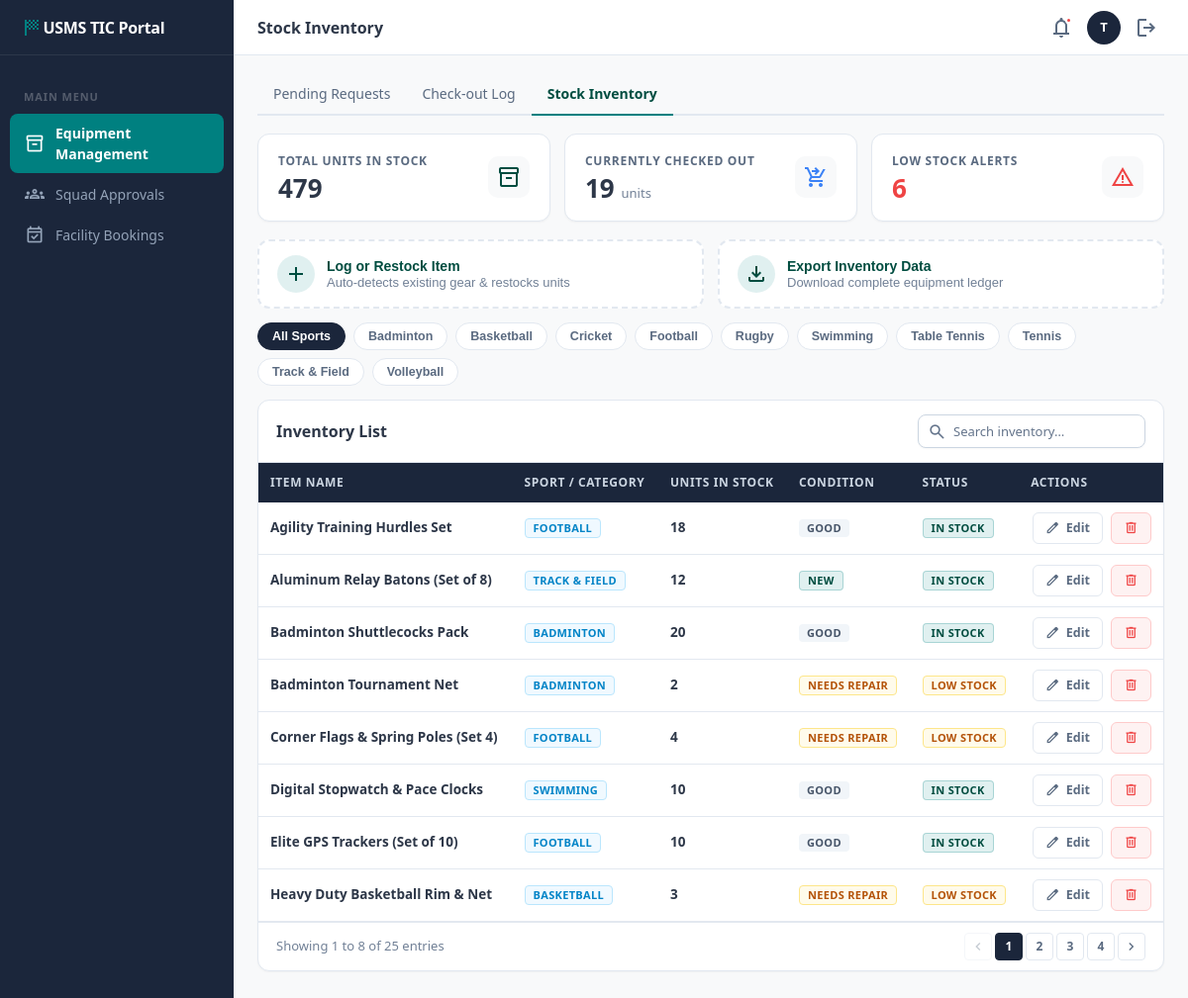
The app's page /views/tic_stock_inventory.php (signed in) with its own data.
### tables this page shows
CREATE TABLE `sports` (
  `sport_id` int(11) NOT NULL AUTO_INCREMENT,
  `sport_name` varchar(255) NOT NULL,
  PRIMARY KEY (`sport_id`),
  UNIQUE KEY `sport_name` (`sport_name`)
);

CREATE TABLE `equipment` (
  `equipment_id` int(11) NOT NULL AUTO_INCREMENT,
  `sport_id` int(11) NOT NULL,
  `item_name` varchar(100) NOT NULL,
  `quantity_in_stock` int(11) NOT NULL,
  `condition_status` enum('New','Good','Needs Repair') NOT NULL DEFAULT 'Good',
  PRIMARY KEY (`equipment_id`),
  KEY `sport_id` (`sport_id`),
  CONSTRAINT `equipment_ibfk_1` FOREIGN KEY (`sport_id`) REFERENCES `sports` (`sport_id`)
);

### config/db.php (called while the page is built, shortened)
<?php
class Database {
    private static $host = '127.0.0.1';
    private static $port = '3306';
    private static $db_name = 'USMS';
    private static $username = 'root';
    private static $password = '';
    private static $conn = null;
    public static function connect() {
        if (self::$conn === null) {
            $options = [
                PDO::ATTR_ERRMODE            => PDO::ERRMODE_EXCEPTION,
                PDO::ATTR_DEFAULT_FETCH_MODE => PDO::FETCH_ASSOC,
                PDO::ATTR_EMULATE_PREPARES   => false,
            ];
            try {
                $dsn = 'mysql:host=' . self::$host . ';port=' . self::$port . ';dbname=' . self::$db_name . ';charset=utf8mb4';
                self::$conn = new PDO($dsn, self::$username, self::$password, $options);
                return self::$conn;
            } catch (PDOException $tcpException) {
                $lastError = $tcpException->getMessage();
            }
            die("Database Connection Error: " . $lastError);
        }
        return self::$conn;
    }
}

### models/Equipment.php (called while the page is built, shortened)
<?php
require_once __DIR__ . '/../config/db.php';
class Equipment {
    private $db;
    public function __construct() {
        $this->db = Database::connect();
    }
    public function getInventory($sport_id = null, $condition = null, $search = null) {
        $sql = "
            SELECT
                e.equipment_id,
                e.item_name,
                e.quantity_in_stock,
                e.condition_status,
                s.sport_id,
                s.sport_name
            FROM equipment e
            JOIN sports s ON e.sport_id = s.sport_id
            WHERE 1=1
        ";
        $params = [];
        $sql .= " ORDER BY e.item_name ASC";
        $stmt = $this->db->prepare($sql);
        $stmt->execute($params);
        return $stmt->fetchAll();
    }
    public function getStats() {
        $totalItems   = (int) $this->db->query("SELECT COALESCE(SUM(quantity_in_stock), 0) FROM equipment")->fetchColumn();
        $inStockTypes = (int) $this->db->query("SELECT COUNT(*) FROM equipment WHERE quantity_in_stock > 0")->fetchColumn();
        $lowStock     = (int) $this->db->query("SELECT COUNT(*) FROM equipment WHERE quantity_in_stock <= 5")->fetchColumn();
        $totalPending = (int) $this->db->query("SELECT COUNT(*) FROM equipment_issue WHERE status = 'Pending'")->fetchColumn();
        $totalOut     = (int) $this->db->query("SELECT COALESCE(SUM(quantity), 0) FROM equipment_issue WHERE status = 'Issued'")->fetchColumn();
        return [
            'total_items'    => $totalItems,
            'in_stock_types' => $inStockTypes,
            'low_stock'      => $lowStock,
            'total_pending'  => $totalPending,
            'total_out'      => $totalOut
        ];
    }
}
?>

### views/tic_stock_inventory.php (the view, shortened to what this page needs)
<?php
require_once '../models/Equipment.php';
$equipModel = new Equipment();
$inventory  = $equipModel->getInventory();
$stats      = $equipModel->getStats();
$totalItems = $stats['total_items'];
$totalOut   = $stats['total_out'];
$lowStock   = $stats['low_stock'];
$pdo = Database::connect();
$allSports = $pdo->query("SELECT sport_id, sport_name FROM sports ORDER BY sport_name ASC")->fetchAll();
?>
<!DOCTYPE html>
<html lang="en">
<head>
    <link rel="stylesheet" href="../assets/css/dashboard.css">
</head>
<body class="dashboard">
<?php include 'partials/tic_sidebar.php'; ?>
<div class="main-wrapper">
    <?php include 'partials/tic_header.php'; ?>
    <div class="page-content">
        <div class="sub-nav">
            <a href="tic_equipment_requests.php">Pending Requests</a>
            <a href="tic_checkout_log.php">Check-out Log</a>
            <a href="tic_stock_inventory.php" class="active">Stock Inventory</a>
        </div>
        <div class="grid-3">
            <div class="stat-card">
                <div>
                    <div class="stat-label">Total Units in Stock</div>
                    <div class="stat-value"><?= number_format($totalItems) ?></div>
                </div>
                <div class="stat-icon">
                    <span class="material-symbols-outlined">inventory_2</span>
                </div>
            </div>
            <div class="stat-card">
                <div>
                    <div class="stat-label">Currently Checked Out</div>
                    <div class="stat-value"><?= number_format($totalOut) ?> <span style="font-size:13px; font-weight:500; color:var(--text-3);">units</span></div>
                </div>
                <div class="stat-icon" style="color:#3B82F6">
                    <span class="material-symbols-outlined">shopping_cart_checkout</span>
                </div>
            </div>
            <div class="stat-card">
                <div>
                    <div class="stat-label">Low Stock Alerts</div>
                    <div class="stat-value" style="color:var(--danger);"><?= $lowStock ?></div>
                </div>
                <div class="stat-icon" style="color:var(--danger)">
                    <span class="material-symbols-outlined">warning</span>
                </div>
            </div>
        </div>
        <div class="grid-2 mb-14">
            <button class="action-card" onclick="openModal('logItemModal')">
                <div class="action-card-icon">
                    <span class="material-symbols-outlined">add</span>
                </div>
                <div>
                    <div class="action-card-title">Log or Restock Item</div>
                    <div class="action-card-desc">Auto-detects existing gear & restocks units</div>
                </div>
            </button>
            <button class="action-card" onclick="alert('Exporting inventory ledger to CSV / PDF...');">
                <div class="action-card-icon">
                    <span class="material-symbols-outlined">download</span>
                </div>
                <div>
                    <div class="action-card-title">Export Inventory Data</div>
                    <div class="action-card-desc">Download complete equipment ledger</div>
                </div>
            </button>
        </div>
        <div class="filter-pills">
            <button type="button" class="filter-pill active" onclick="filterBySport('all', this)">All Sports</button>
            <?php foreach ($allSports as $sp): ?>
                <button type="button" class="filter-pill" onclick="filterBySport('<?= htmlspecialchars(strtolower($sp['sport_name'])) ?>', this)">
                    <?= htmlspecialchars($sp['sport_name']) ?>
                </button>
            <?php endforeach; ?>
        </div>
        <div class="table-card">
            <div class="table-toolbar">
                <span class="table-title">Inventory List</span>
                <div class="table-filters">
                    <div class="search-box">
                        <input type="text" class="search-input" id="searchInv" placeholder="Search inventory…">
                    </div>
                </div>
            </div>
            <div class="table-scroll">
                <table class="data-table" id="invTable">
                    <thead>
                        <tr>
                            <th>Item Name</th>
                            <th>Sport / Category</th>
                            <th>Units in Stock</th>
                            <th>Condition</th>
                            <th>Status</th>
                            <th class="text-right">Actions</th>
                        </tr>
                    </thead>
                    <tbody>
                        <?php foreach ($inventory as $item):
                            $isLow = $item['quantity_in_stock'] <= 5;
                        ?>
                        <tr data-sport="<?= htmlspecialchars(strtolower($item['sport_name'])) ?>">
                            <td><span class="cell-main"><?= htmlspecialchars($item['item_name']) ?></span></td>
                            <td><span class="badge badge-info"><?= htmlspecialchars($item['sport_name']) ?></span></td>
                            <td><span class="cell-main font-mono"><?= $item['quantity_in_stock'] ?></span></td>
                            <td>
                                <?php if ($item['condition_status'] === 'New'): ?>
                                    <span class="badge badge-ok">New</span>
                                <?php elseif ($item['condition_status'] === 'Good'): ?>
                                    <span class="badge" style="background:#F1F5F9; color:#475569;">Good</span>
                                <?php else: ?>
                                    <span class="badge badge-warn">Needs Repair</span>
                                <?php endif; ?>
                            </td>
                            <td>
                                <?php if ($item['quantity_in_stock'] == 0): ?>
                                    <span class="badge badge-danger">Out of Stock</span>
                                <?php elseif ($isLow): ?>
                                    <span class="badge badge-warn">Low Stock</span>
                                <?php else: ?>
                                    <span class="badge badge-ok">In Stock</span>
                                <?php endif; ?>
                            </td>
                            <td>
                                <div class="cell-actions">
                                    <button type="button" class="btn btn-outline btn-sm" onclick="openEditModal(<?= $item['equipment_id'] ?>, '<?= htmlspecialchars(addslashes($item['item_name'])) ?>', <?= $item['quantity_in_stock'] ?>, '<?= htmlspecialchars($item['condition_status']) ?>')">
                                        <span class="material-symbols-outlined" style="font-size:15px;">edit</span> Edit
                                    </button>
                                    <form action="../controllers/TicController.php?action=delete_equipment" method="POST" style="display:inline;">
                                        <button type="submit" class="btn btn-danger btn-sm" onclick="return USMS.confirmForm(event, this, 'Are you sure you want to remove <?= htmlspecialchars(addslashes($item['item_name'])) ?> from inventory?')">
                                            <span class="material-symbols-outlined" style="font-size:15px;">delete</span>
                                        </button>
                                    </form>
                                </div>
                            </td>
                        </tr>
                        <?php endforeach; ?>
                    </tbody>
                </table>
            </div>
            <div class="pagination">
                <span id="invCountText">Showing <?= count($inventory) ?> equipment entries</span>
                <div class="page-btns">
                </div>
            </div>
        </div>
    </div>
</div>
</body>
</html>

### views/tic_stock_inventory.php (style rules this page uses)
.filter-pills { display: flex; gap: 8px; flex-wrap: wrap; margin-bottom: 14px; }
.filter-pill { padding: 6px 14px; border-radius: 20px; border: 1px solid var(--border); background: var(--card); font-size: 12.5px; font-weight: 600; color: var(--text-2); cursor: pointer; transition: all 0.15s ease; }
.filter-pill.active { background: var(--side-bg); color: #fff; border-color: var(--side-bg); }

### records on screen
sports: sport_id "6", sport_name "Swimming"
sports: sport_name "Badminton"
sports: sport_name "Basketball"
sports: sport_name "Cricket"
sports: sport_name "Football"
sports: sport_name "Rugby"
sports: sport_name "Table Tennis"
sports: sport_name "Tennis"
sports: sport_name "Track & Field"
sports: sport_name "Volleyball"
equipment: item_name "Agility Training Hurdles Set", sport.sport_name "FOOTBALL", quantity_in_stock "18", condition_status "GOOD", shows "IN STOCK"
equipment: item_name "Aluminum Relay Batons (Set of 8)", sport.sport_name "TRACK & FIELD", quantity_in_stock "12", condition_status "NEW", shows "IN STOCK"
equipment: item_name "Badminton Shuttlecocks Pack", sport.sport_name "BADMINTON", quantity_in_stock "20", condition_status "GOOD", shows "IN STOCK"
equipment: item_name "Badminton Tournament Net", sport.sport_name "BADMINTON", quantity_in_stock "2", condition_status "NEEDS REPAIR", shows "LOW STOCK"
equipment: item_name "Corner Flags & Spring Poles (Set 4)", sport.sport_name "FOOTBALL", quantity_in_stock "4", condition_status "NEEDS REPAIR", shows "LOW STOCK"
equipment: item_name "Digital Stopwatch & Pace Clocks", sport.sport_name "SWIMMING", quantity_in_stock "10", condition_status "GOOD", shows "IN STOCK"
equipment: item_name "Elite GPS Trackers (Set of 10)", sport.sport_name "FOOTBALL", quantity_in_stock "10", condition_status "GOOD", shows "IN STOCK"
equipment: item_name "Heavy Duty Basketball Rim & Net", sport.sport_name "BASKETBALL", quantity_in_stock "3", condition_status "NEEDS REPAIR", shows "LOW STOCK"

### other values on screen
$pageTitle "Stock Inventory"
substr($headerUsername, 0, 1) "T"
$totalItems "479"
$totalOut "19"
